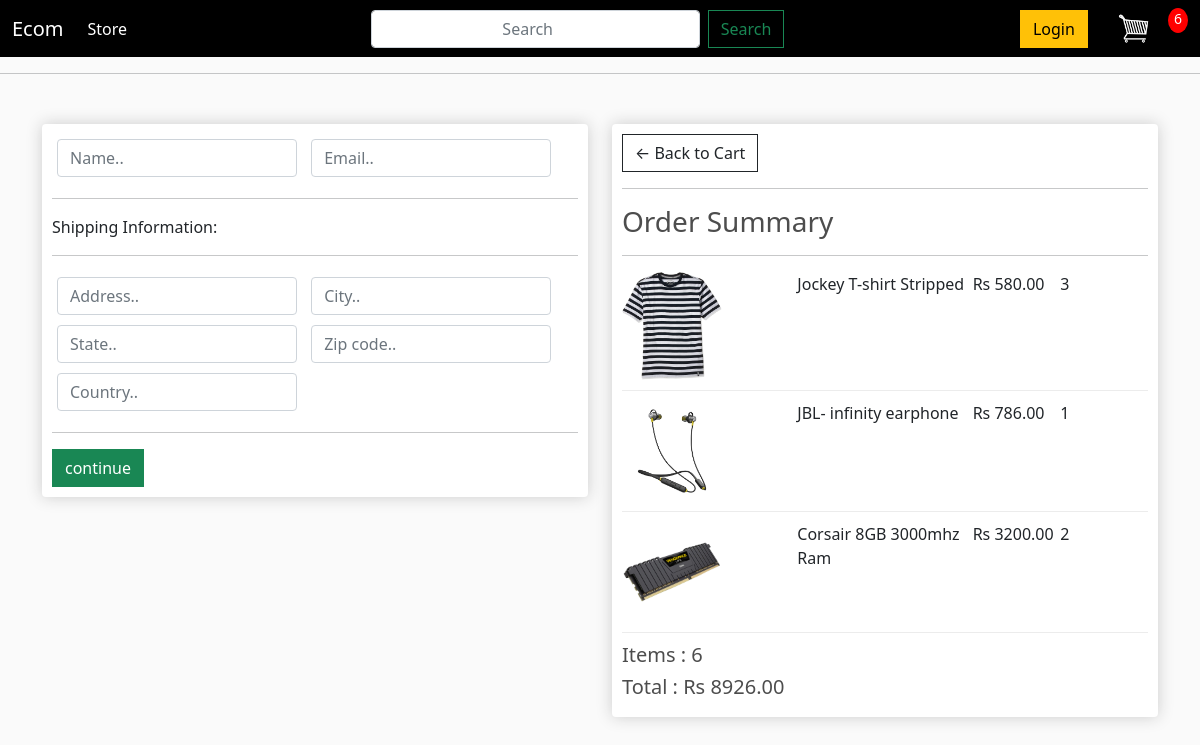
The app's page /store/checkout/ (signed in) with its own data.
### store/models.py (models this page shows, shortened)
class OrderItem(models.Model):
    product=models.ForeignKey(Product,on_delete=models.SET_NULL,null=True)
    order=models.ForeignKey(Order,on_delete=models.SET_NULL,null=True)
    quantity=models.IntegerField(default=0,null=True,blank=True)
    date_added=models.DateTimeField(auto_now_add=True)
    @property
    def get_total(self):
        total= self.product.price * self.quantity
        return total

class Product(models.Model):
    name=models.CharField(max_length=200)
    price=models.FloatField()
    digital=models.BooleanField(default=False,null=True,blank=False)
    image=models.ImageField(upload_to="blog/images",default="")

class Order(models.Model):
    customer=models.ForeignKey(Customer,on_delete=models.SET_NULL,null=True,blank=True)
    date_ordered=models.DateTimeField(auto_now_add=True)
    complete=models.BooleanField(default=False)
    transaction_id=models.CharField(max_length=100,null=True)
    @property
    def get_cart_total(self):
        orderitems = self.orderitem_set.all()
        total= sum([item.get_total for item in orderitems])
        return total
    @property
    def get_cart_items(self):
        orderitems = self.orderitem_set.all()
        total= sum([item.quantity for item in orderitems])
        return total

### store/views.py (the view)
# urls.py: path('checkout/' , views.checkout , name='checkout'),
def checkout(request):
    if request.user.is_authenticated:
        customer=request.user.customer
        order, created= Order.objects.get_or_create(customer=customer,complete=False)
        items=order.orderitem_set.all()
        cartItems=order.get_cart_items
    else:
        items=[]
        order={'get_cart_total':0,'get_cart_items':0}
        cartItems=order['get_cart_items']
    context={'items':items,'order':order,'cartItems':cartItems}
    return render(request,"store/checkout.html",context)

### store/templates/store/checkout.html (shortened to what this page needs)
{% extends 'store/base.html' %}
{% load static %}
{% block body %}
<div class="row">
	<div class="col-lg-6">
		<div class="box-element" id="form-wrapper">
               <form action="" id="form">
                    <div id="user-info">
                         <div class="form-field">
                              <input required class="form-control" type="text" name="name" placeholder="Name..">
                         </div>
                         <div class="form-field">
                              <input required class="form-control" type="email" name="email" placeholder="Email..">
                         </div>
                    </div>
                    <div id="shipping-info">
                         <hr>
                         <p>Shipping Information:</p>
						<hr>
						<div class="form-field">
							<input class="form-control" type="text" name="address" placeholder="Address..">
						</div>
						<div class="form-field">
							<input class="form-control" type="text" name="city" placeholder="City..">
						</div>
						<div class="form-field">
							<input class="form-control" type="text" name="state" placeholder="State..">
						</div>
						<div class="form-field">
							<input class="form-control" type="text" name="zipcode" placeholder="Zip code..">
						</div>
						<div class="form-field">
							<input class="form-control" type="text" name="country" placeholder="Country..">
						</div>
                    </div>
                    <hr>
                    <input type="submit" id="form-button" class="btn btn-success" value="continue">
               </form>
		</div>
          <br>
	</div>
	<div class="col-lg-6">
		<div class="box-element">
                    <a  class="btn btn-outline-dark" href="{% url 'cart' %}">&#x2190; Back to Cart</a>
                    <hr>
                    <h3>Order Summary</h3>
                    <hr>
                    {% for item in items %}
                    <div class="cart-row">
                         <div style="flex:2"><img class="row-image" src="/media/{{item.product.image}}"></div>
                         <div style="flex:2"><p>{{item.product.name}}</p></div>
                         <div style="flex:1"><p>Rs {{item.product.price|floatformat:2}}</p></div>
                         <div style="flex:1"><p>{{item.quantity}}</p></div>
                    </div>{% endfor %}
                    <h5>Items : {{ order.get_cart_items}}  </h5>
                    <h5>Total : Rs  {{ order.get_cart_total|floatformat:2}} </h5>
		</div>
	</div>
</div>
{% endblock body %}

### static/css/store.css (style rules this page uses)
body { background-color: hsl(0, 0%, 98%); }
h1,h2,h3,h4,h5,h6 { color:hsl(0, 0%, 30%); }
.box-element { box-shadow:hsl(0, 0%, 80%) 0 0 16px; background-color: #fff; border-radius: 4px; padding: 10px; }
.col-lg-4, .col-lg-6, .col-lg-8, .col-lg-12 { margin-top: 10px; }
.btn { border-radius: 0; }
.row-image { width: 100px; }
.form-field { width:250px; display: inline-block; padding: 5px; }
.cart-row { display: flex; align-items: flex-stretch; padding-bottom: 10px; margin-bottom: 10px; border-bottom: 1px solid #ececec; }

### records on screen
OrderItem: product.image (picture), product.name "Jockey T-shirt Stripped", product.price "580.00", quantity "3"
OrderItem: product.image (picture), product.name "JBL- infinity earphone", product.price "786.00", quantity "1"
OrderItem: product.image (picture), product.name "Corsair 8GB 3000mhz Ram", product.price "3200.00", quantity "2"
Order: get_cart_items "6", get_cart_total "8926.00"

### other values on screen
{{ cartItems }} "6"
